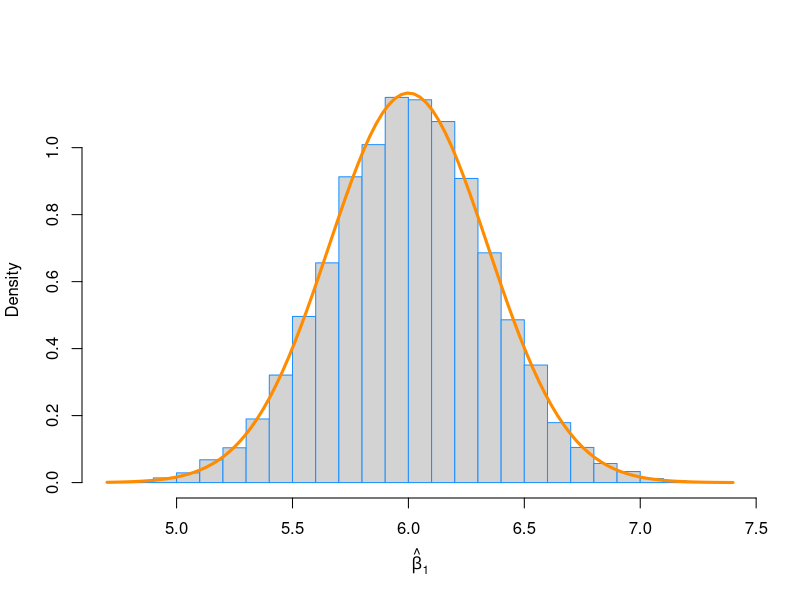
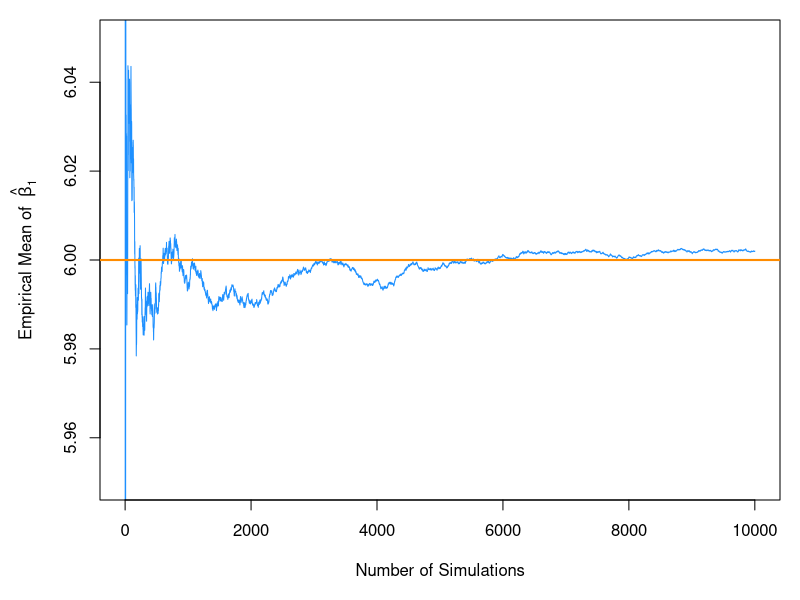
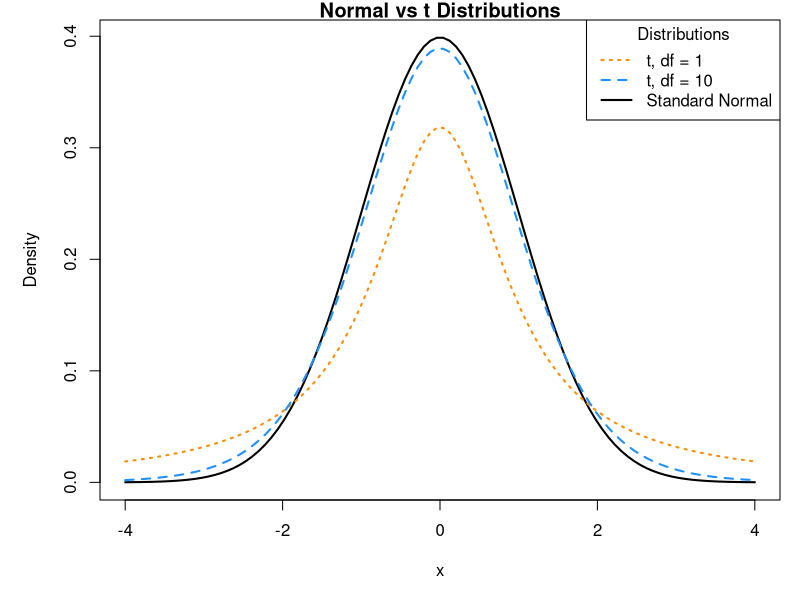

The R script that drew these images, in order:
#simulating sampling distributions

set.seed(42)
sample_size = 100
x = seq(-1, 1, length = sample_size)
Sxx = sum((x - mean(x))^2)

beta_0 = 3
beta_1 = 6
sigma  = 2

var_beta_1_hat = sigma ^ 2 / Sxx
var_beta_0_hat = sigma^2 *((mean(x)^2/Sxx) + (1/sample_size))

num_samples = 10000
beta_0_hats = rep(0, num_samples)
beta_1_hats = rep(0, num_samples)

for (i in 1:num_samples){
  eps = rnorm(sample_size, mean= 0, sd = sigma)
  y   = beta_0 + beta_1 * x + eps
  
  sim_model = lm(y ~ x)
  beta_0_hats[i] = coef(sim_model)[1]
  beta_1_hats[i] = coef(sim_model)[2]
}

mean(beta_1_hats) # empirical mean
beta_1            # true mean
var(beta_1_hats)  # empirical variance
var_beta_1_hat    # true variance

hist(beta_1_hats, prob = TRUE, breaks = 20, 
     xlab = expression(hat(beta)[1]), main = "", border = "dodgerblue")
curve(dnorm(x, mean = beta_1, sd = sqrt(var_beta_1_hat)), 
      col = "darkorange", add = TRUE, lwd = 3)

mean(beta_0_hats) # empirical mean
beta_0            # true mean
var(beta_0_hats)  # empirical variance
var_beta_0_hat    # true variance

par(mar = c(5, 5, 1, 1)) # adjusted plot margins, otherwise the "hat" does not display
plot(cumsum(beta_1_hats) / (1:length(beta_1_hats)), type = "l", ylim = c(5.95, 6.05),
     xlab = "Number of Simulations",
     ylab = expression("Empirical Mean of " ~ hat(beta)[1]),
     col  = "dodgerblue")
abline(h = 6, col = "darkorange", lwd = 2)


# define grid of x values
x = seq(-4, 4, length = 100)

# plot curve for standard normal
plot(x, dnorm(x), type = "l", lty = 1, lwd = 2,
     xlab = "x", ylab = "Density", main = "Normal vs t Distributions")
# add curves for t distributions
lines(x, dt(x, df = 1), lty = 3, lwd = 2, col = "darkorange")
lines(x, dt(x, df = 10), lty = 2, lwd = 2, col = "dodgerblue")

# add legend
legend("topright", title = "Distributions",
       legend = c("t, df = 1", "t, df = 10", "Standard Normal"), 
       lwd = 2, lty=c(3, 2, 1), col = c("darkorange", "dodgerblue", "black"))
